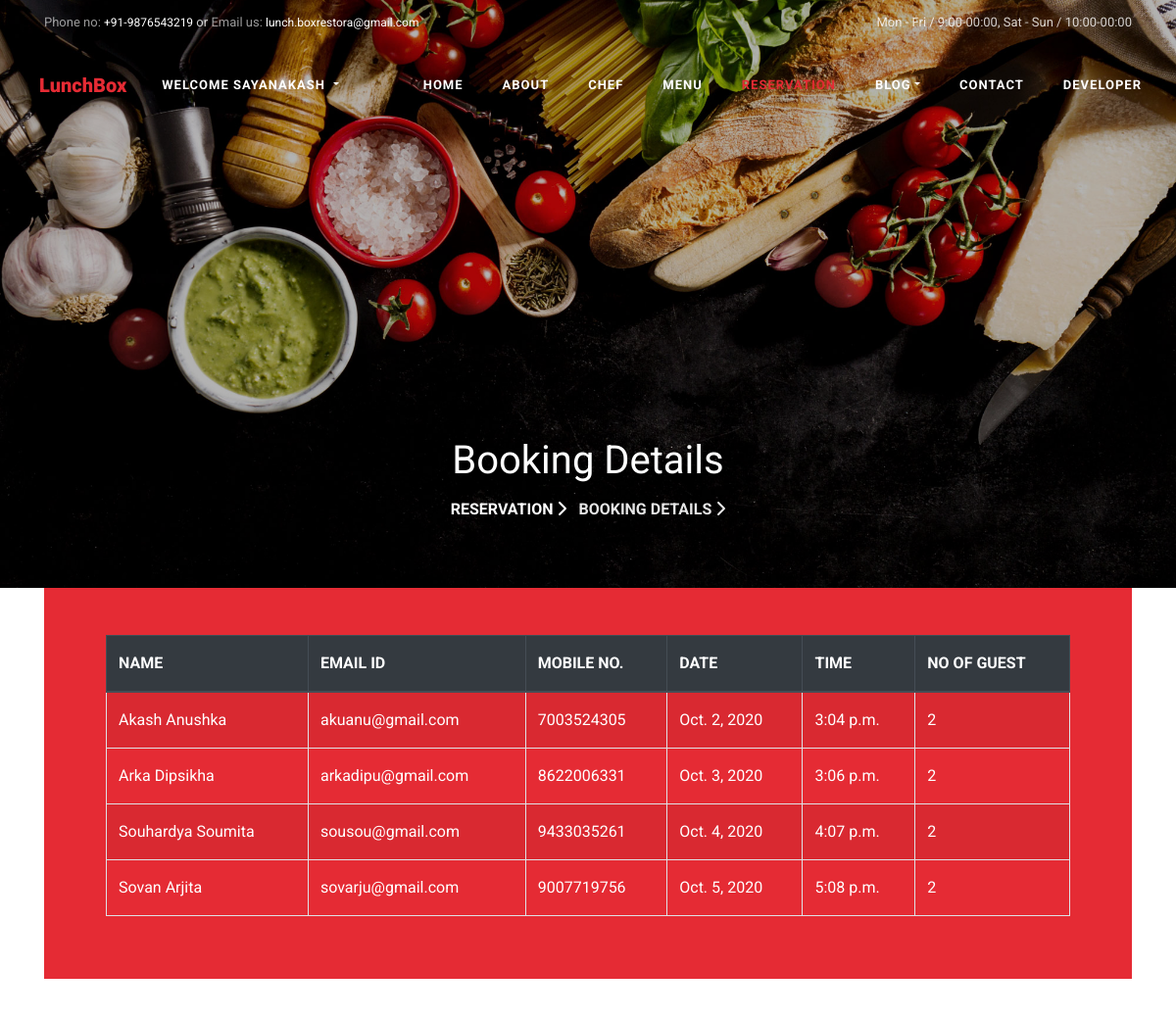
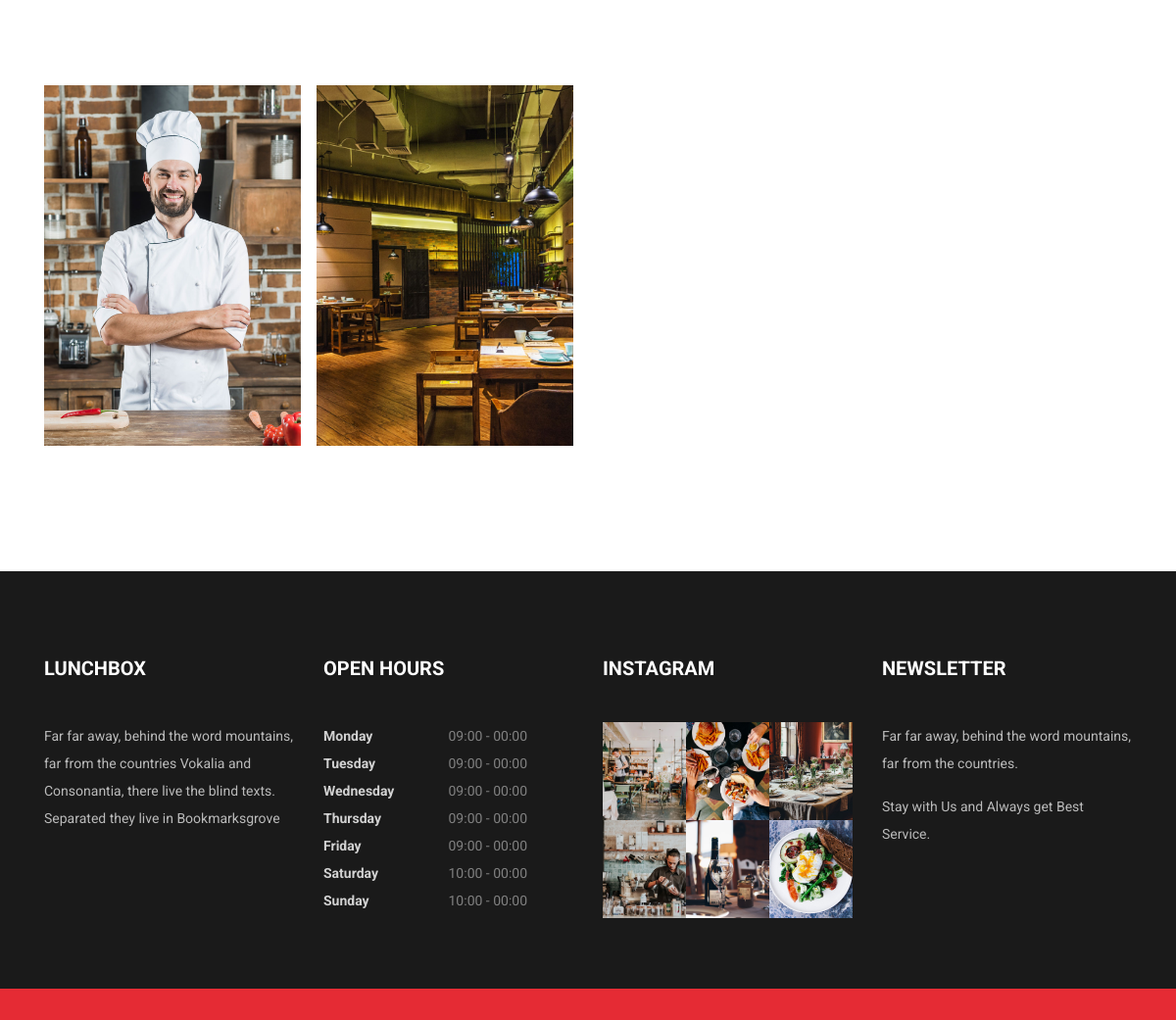
The page /bookings/ (signed in) on the database its author committed (2 pictures, top to bottom).
### mainapp/models.py (models this page shows, shortened)
class Reservation(models.Model):
    name=models.CharField(max_length=50)
    email=models.EmailField()
    phone=models.CharField(max_length=13)
    date=models.DateField()
    time=models.TimeField()
    guest=models.PositiveIntegerField()

### mainapp/views.py (the view)
# urls.py: path('bookings/',views.bookings,name='bookings'),
def bookings(request):
    all_bookings=Reservation.objects.all()
    return render(request,'mainapp/bookings.html',{"Details":all_bookings})

### mainapp/templates/mainapp/bookings.html (shortened to what this page needs)
<!DOCTYPE html>
<html lang="en">
<head>
	{% load static %}
	<link rel="stylesheet" href="https://stackpath.bootstrapcdn.com/font-awesome/4.7.0/css/font-awesome.min.css">
	<link rel="stylesheet" href="{% static 'mainapp/css/all.min.css' %}">
	<link rel="stylesheet" href="{% static 'mainapp/css/animate.css' %}">
	<link rel="stylesheet" href="{% static 'mainapp/css/owl.carousel.min.css' %}">
	<link rel="stylesheet" href="{% static 'mainapp/css/owl.theme.default.min.css' %}">
	<link rel="stylesheet" href="{% static 'mainapp/css/magnific-popup.css' %}">
	<link rel="stylesheet" href="{% static 'mainapp/css/bootstrap-datepicker.css' %}">
	<link rel="stylesheet" href="{% static 'mainapp/css/jquery.timepicker.css' %}">
	<link rel="stylesheet" href="{% static 'mainapp/css/flaticon.css' %}">
	<link rel="stylesheet" href="{% static 'mainapp/css/style.css' %}">
	<link rel="stylesheet" href="{% static 'mainapp/fontawesome/css/font-awesome.min.css' %}">
</head>
<body>
	<div class="wrap">
		<div class="container">
			<div class="row justify-content-between">
				<div class="col-12 col-md d-flex align-items-center ">
					<p class="mb-0 phone"><span class="mailus">Phone no:</span> <a href="tel://9876543219">+91-9876543219</a> or <span class="mailus">Email us:</span> <a href="mailto:lunch.boxrestora@gmail.com">lunch.boxrestora@gmail.com</a></p>
				</div>
				<div class="col-12 col-md d-flex justify-content-md-end">
					<p class="mb-0">Mon - Fri / 9:00-00:00, Sat - Sun / 10:00-00:00 </p>
				</div>
			</div>
		</div>
	</div>
	<nav class="navbar navbar-expand-lg navbar-dark ftco_navbar bg-dark ftco-navbar-light" id="ftco-navbar">
		<div class="container-fluid">
			<a class="navbar-brand" href="{% url 'home' %}">LunchBox</a>
			<ul class="navbar-nav">
				<li class="nav-item dropdown">
					<a class="nav-link dropdown-toggle" id="navbarDropdown" role="button" data-toggle="dropdown" aria-haspopup="true" aria-expanded="false">
						<b>welcome
							{{request.user}}</b>
					</a>
				  </li>
			</ul>
			<div class="collapse navbar-collapse" id="ftco-nav">
                <ul class="navbar-nav ml-auto">
                 <li class="nav-item"><a href="{% url 'home' %}" class="nav-link"><b>Home</b></a></li>
                 <li class="nav-item"><a href="/about" class="nav-link"><b>About</b></a></li>
                 <li class="nav-item"><a href="/chef" class="nav-link"><b>Chef</b></a></li>
                 <li class="nav-item"><a href="/menu" class="nav-link"><b>Menu</b></a></li>
                 <li class="nav-item active"><a href=" " class="nav-link"><b>Reservation</b></a></li>
                 <li class="nav-item dropdown"><a class="nav-link dropdown-toggle"  id="navbarDropdown" role="button" data-toggle="dropdown" aria-haspopup="true" aria-expanded="false"><b>Blog</b></a>
                 </li>
                 <li class="nav-item"><a href="/contact" class="nav-link"><b>Contact</b></a></li>
                 <li class="nav-item"><a href="/developer" class="nav-link"><b>Developer</b></a></li>
			   </ul>
            </div>
		</div>
	</nav>
	<section class="hero-wrap hero-wrap-2" style="background-image: url('/static/mainapp/images/bg_5.jpg');" data-stellar-background-ratio="0.5">
		<div class="overlay"></div>
		<div class="container">
			<div class="row no-gutters slider-text align-items-end justify-content-center">
				<div class="col-md-9 ftco-animate text-center mb-5">
					<h1 class="mb-2 bread">Booking Details</h1>
					<p class="breadcrumbs"><span class="mr-2"><a href="/reserve">Reservation <i class="fa fa-chevron-right"></i></a></span> <span>Booking Details <i class="fa fa-chevron-right"></i></span></p>
				</div>
			</div>
		</div>
	</section>
	<section class="ftco-section ftco-wrap-about ftco-no-pb ftco-no-pt">
		<div class="container">
			<div class="row no-gutters">
				<div class="col-sm-12 p-4 p-md-5 d-flex align-items-center justify-content-center bg-primary">
				<div class="col-md-12">
					<table class="table table-bordered table-striped table-hover">
						<thead class="thead-dark">
							<tr>
								<th>NAME</th>
								<th>EMAIL ID</th>
								<th>MOBILE NO.</th>
								<th>DATE</th>
								<th>TIME</th>
								<th>NO OF GUEST</th>
							</tr>
						</thead>
						<tbody>
							{% for data in Details %}
								<tr>
									<td style="color: white;">{{data.name}}</td>
									<td style="color: white;">{{data.email}}</td>
									<td style="color: white;">{{data.phone}}</td>
									<td style="color: white;">{{data.date}}</td>
									<td style="color: white;">{{data.time}}</td>
									<td style="color: white;">{{data.guest}}</td>
								</tr>
							{% endfor%}
						</tbody>
					</table>
				</div>
                </div>
            </div>
		</div>
	</section>
	<section class="ftco-section">
		<div class="container">
			<div class="row d-flex">
				<div class="col-md-6 d-flex">
					<div class="img img-2 w-100 mr-md-2" style="background-image: url(/static/mainapp/images/bg_6.jpg);"></div>
					<div class="img img-2 w-100 ml-md-2" style="background-image: url(/static/mainapp/images/bg_4.jpg);"></div>
				</div>
			</div>
		</div>
	</section>
	<footer class="ftco-footer ftco-no-pb ftco-section">
		<div class="container">
			<div class="row mb-5">
				<div class="col-md-6 col-lg-3">
					<div class="ftco-footer-widget mb-4">
						<h2 class="ftco-heading-2">LunchBox</h2>
						<p>Far far away, behind the word mountains, far from the countries Vokalia and Consonantia, there live the blind texts. Separated they live in Bookmarksgrove</p>
						<ul class="ftco-footer-social list-unstyled float-md-left float-lft mt-3">
						  </ul>
					</div>
				</div>
				<div class="col-md-6 col-lg-3">
					<div class="ftco-footer-widget mb-4">
						<h2 class="ftco-heading-2">Open Hours</h2>
						<ul class="list-unstyled open-hours">
							<li class="d-flex"><span>Monday</span><span>09:00 - 00:00</span></li>
							<li class="d-flex"><span>Tuesday</span><span>09:00 - 00:00</span></li>
							<li class="d-flex"><span>Wednesday</span><span>09:00 - 00:00</span></li>
							<li class="d-flex"><span>Thursday</span><span>09:00 - 00:00</span></li>
							<li class="d-flex"><span>Friday</span><span>09:00 - 00:00</span></li>
							<li class="d-flex"><span>Saturday</span><span>10:00 - 00:00</span></li>
							<li class="d-flex"><span>Sunday</span><span>10:00 - 00:00</span></li>
						</ul>
					</div>
				</div>
				<div class="col-md-6 col-lg-3">
					<div class="ftco-footer-widget mb-4">
						<h2 class="ftco-heading-2">Instagram</h2>
						<div class="thumb d-sm-flex">
							<a href="https://drive.google.com/file/d/1zyFmZR5KDbyP_fv7VPDGHe_pBYfKEtF6/view?usp=sharing" class="thumb-menu img" style="background-image: url(/static/mainapp/images/insta-1.jpg);">
							</a>
							<a href="https://drive.google.com/file/d/1HX8Vun4v9Coj5vwzJICtkrswO4NBp-mD/view?usp=sharing" class="thumb-menu img" style="background-image: url(/static/mainapp/images/insta-2.jpg);">
							</a>
							<a href="https://drive.google.com/file/d/1gUN3M-1EYicP82St5f1ThRuvTG_qQNpi/view?usp=sharing" class="thumb-menu img" style="background-image: url(/static/mainapp/images/insta-3.jpg);">
							</a>
						</div>
						<div class="thumb d-flex">
							<a href="https://drive.google.com/file/d/1RHwvG-NnYxvH5io23SkxmqowFd3NLeWw/view?usp=sharing" class="thumb-menu img" style="background-image: url(/static/mainapp/images/insta-4.jpg);">
							</a>
							<a href="https://drive.google.com/file/d/1dZdnuv8NeA9MJdISKirPFNvN83Z_F5A2/view?usp=sharing" class="thumb-menu img" style="background-image: url(/static/mainapp/images/insta-5.jpg);">
							</a>
							<a href="https://drive.google.com/file/d/126vUOA3aFqUMqXxnp4Yf4BaCS3MqTxfA/view?usp=sharing" class="thumb-menu img" style="background-image: url(/static/mainapp/images/insta-6.jpg);">
							</a>
						</div>
					</div>
				</div>
				<div class="col-md-6 col-lg-3">
					<div class="ftco-footer-widget mb-4">
						<h2 class="ftco-heading-2">Newsletter</h2>
						<p>Far far away, behind the word mountains, far from the countries.</p>
						<p>Stay with Us and Always get Best Service.</p>
					</div>
				</div>
			</div>
		</div>
		<div class="container-fluid px-0 bg-primary py-3">
		</footer>
	</body>
	</html>

### rows shown on the page
Reservation: name "Akash Anushka", email "akuanu@gmail.com", phone "7003524305", date "Oct. 2, 2020", time "3:04 p.m.", guest "2"
Reservation: name "Arka Dipsikha", email "arkadipu@gmail.com", phone "8622006331", date "Oct. 3, 2020", time "3:06 p.m.", guest "2"
Reservation: name "Souhardya Soumita", email "sousou@gmail.com", phone "9433035261", date "Oct. 4, 2020", time "4:07 p.m.", guest "2"
Reservation: name "Sovan Arjita", email "sovarju@gmail.com", phone "9007719756", date "Oct. 5, 2020", time "5:08 p.m.", guest "2"

### other values the page prints
{{ request.user }} "SAYANAKASH"
